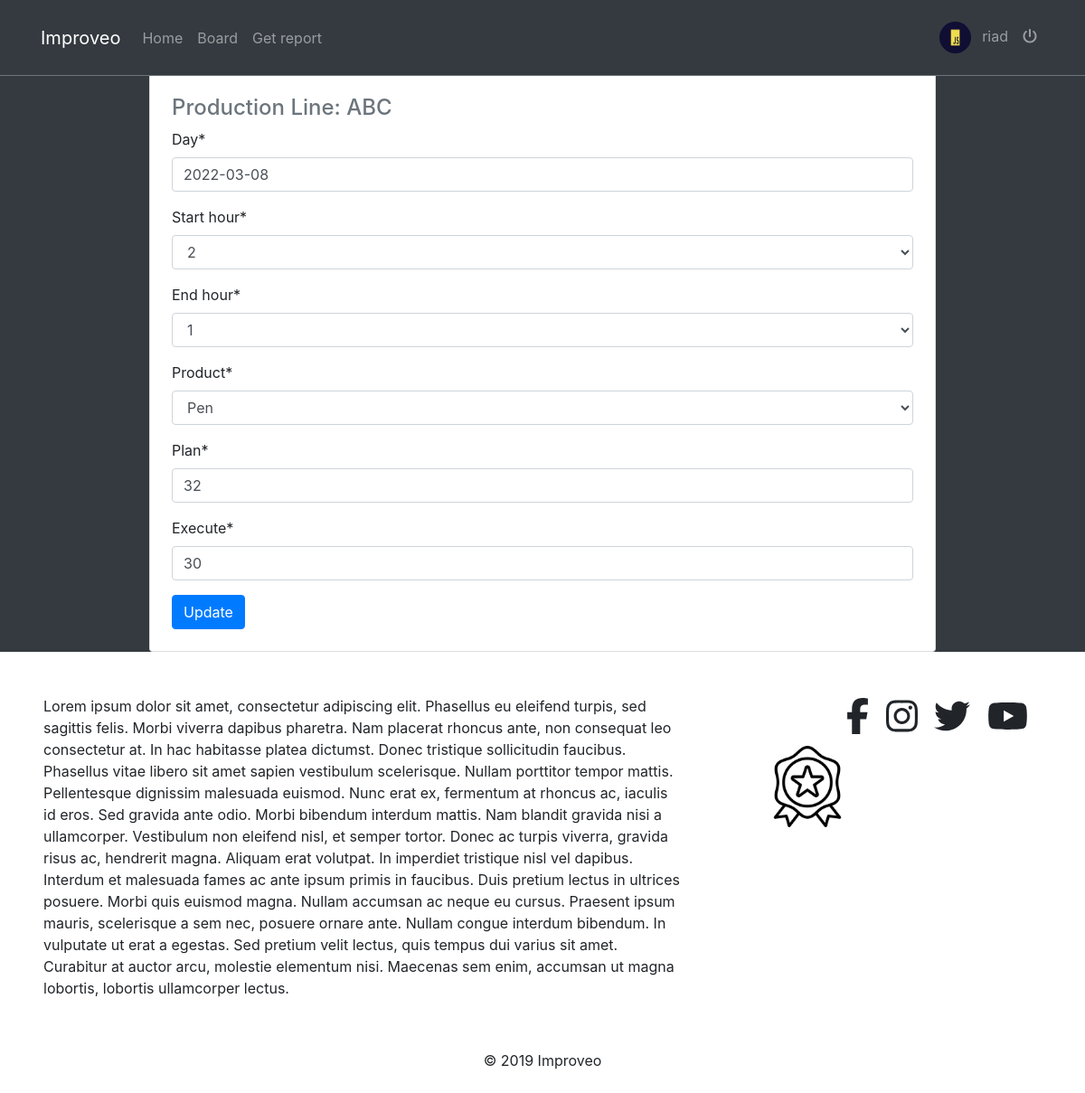
The page /reports/1/13/update/ (signed in) on the database as committed earlier.
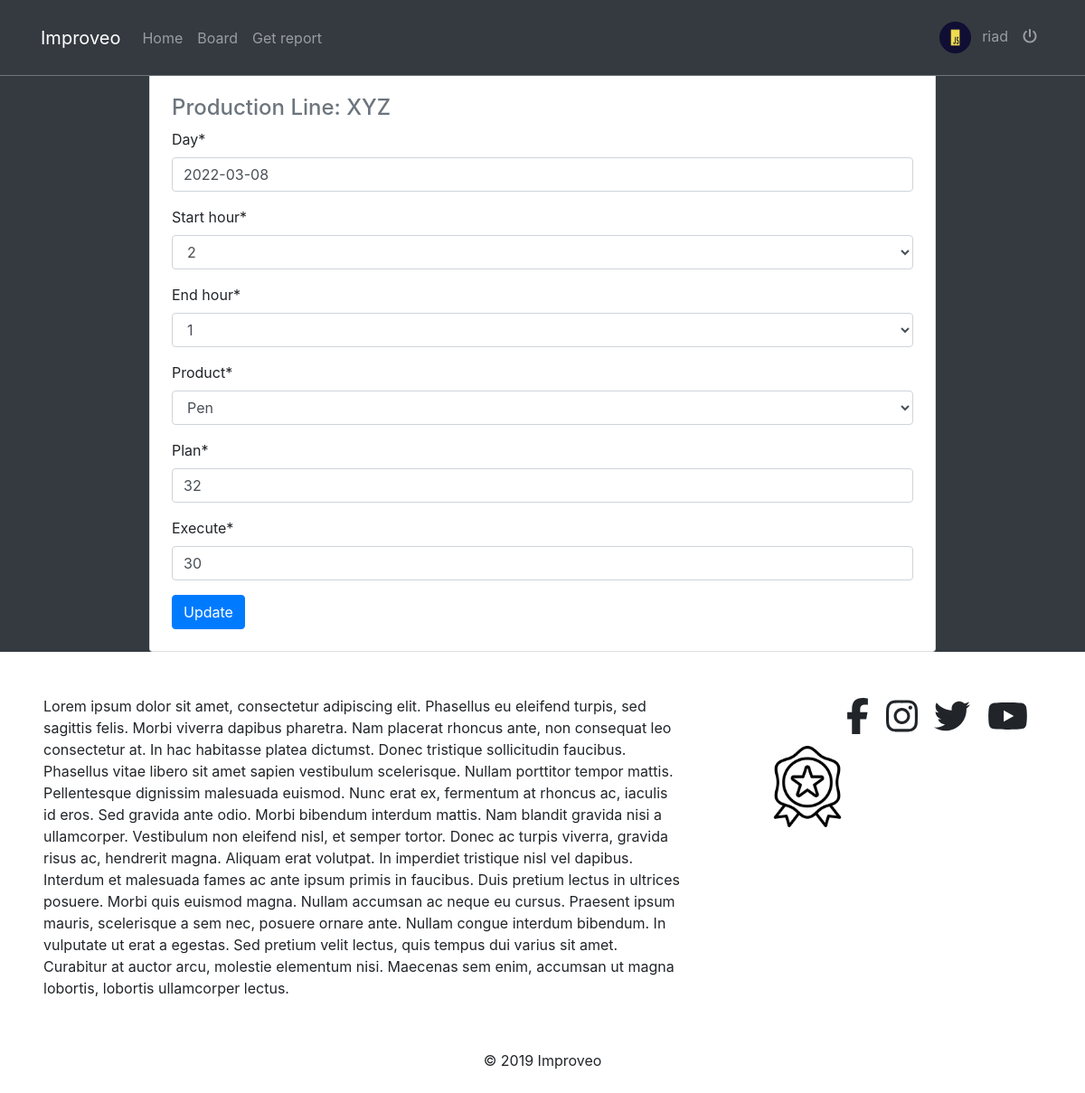
The same page on the database as committed later.
### reports/models.py (models this page shows, shortened)
class Report(models.Model):
    day = models.DateField(default=timezone.now)
    start_hour = models.CharField(max_length=2,choices=hours)#yeni bu isi bu saat araliginda gormlelisen kimi
    end_hour = models.CharField(max_length=2,choices=hours)#
    user = models.ForeignKey(User,on_delete=models.CASCADE)
    product = models.ForeignKey(Product,on_delete=models.CASCADE)
    plan = models.PositiveSmallIntegerField() #plan yeni planama yeni meselen 200 dene mal gelmelidir
    execute = models.PositiveBigIntegerField() #execute etmek yeni icra etmek reportu,execute ise meselen 200 mal gelmelidir amma biz 180 getirmirik hazir elemisik yeni
    production_line = models.ForeignKey(ProductionLine,on_delete=models.CASCADE) #yeni harda emal olundugunu gosteren yer
    updated = models.DateTimeField(auto_now=True)
    created = models.DateTimeField(auto_now_add=True)
    objects = ReportManager()
    class Meta:
        ordering = ['-created']

### areas/models.py (models this page shows)
class ProductionLine(models.Model):#yeni burani firma adi kimide dusunmek olar
    name = models.CharField(max_length=120)
    team_leader = models.ForeignKey(Profile,on_delete=models.CASCADE)
    products = models.ManyToManyField(Product)
    def __str__(self):
        return str(self.name)

### reports/views.py (the view, shortened to what this page needs)
# urls.py: path('reports/<str:production_line>/<pk>/update/',ReportUpdatView.as_view(),name='reportUpdatView'),
class ReportUpdatView(LoginRequiredMixin,UpdateView):
    model = Report
    form_class = ReportForm
    context_object_name = 'updateReport'
    template_name = 'reports/update.html'

### reports/forms.py
class ReportForm(forms.ModelForm):#modelForm yazilmasindaki sebeb databasedi table cekib bura getireciyik
    class Meta:
        model = Report
        exclude = ['user','production_line']
    def __init__(self,*args,**kwargs):
        production_line = kwargs.pop('production_line',None)
        super().__init__(*args,**kwargs)
        if production_line is not None:
            line = get_object_or_404(ProductionLine,name=production_line)
            self.fields['product'].queryset = line.products.all()

### products/models.py (called while the page is built)
    def __str__(self):
        return str(self.name)

### profiles/context_processors.py (called while the page is built)
def profilePicView(request):
    if request.user.is_authenticated:
        user = request.user
        try:
            profile = Profile.objects.get(user=user)
            picprofile = profile.profile_picture
        except Profile.DoesNotExist:
            picprofile = None
        return {'picprofile': picprofile}
    return{}

def getProfileView(request):
    if request.user.is_authenticated:
        user = request.user
        try:
            profile = Profile.objects.get(user=user)
        except:
            profile = None
        return{'profile':profile}
    return{}

### reports/templates/reports/update.html (shortened to what this page needs)
{% extends "base.html" %}
{% load static %}
{% load crispy_forms_tags %}
{% block content %}
    <div class="col-9 mx-auto">
        <div class="card p-4">
            <div class="text-muted mb-2 h4">
                Production Line: {{updateReport.production_line}}
            </div>
            <form action="" method="POST">
                {{form|crispy}}
                <button type="submit" class="btn btn-primary">Update</button>
            </form>
        </div>
    </div>
{% endblock content %}

Rows that differ between the two databases and show on the page:
changed Report "Pen": production_line "ABC" → "XYZ"
